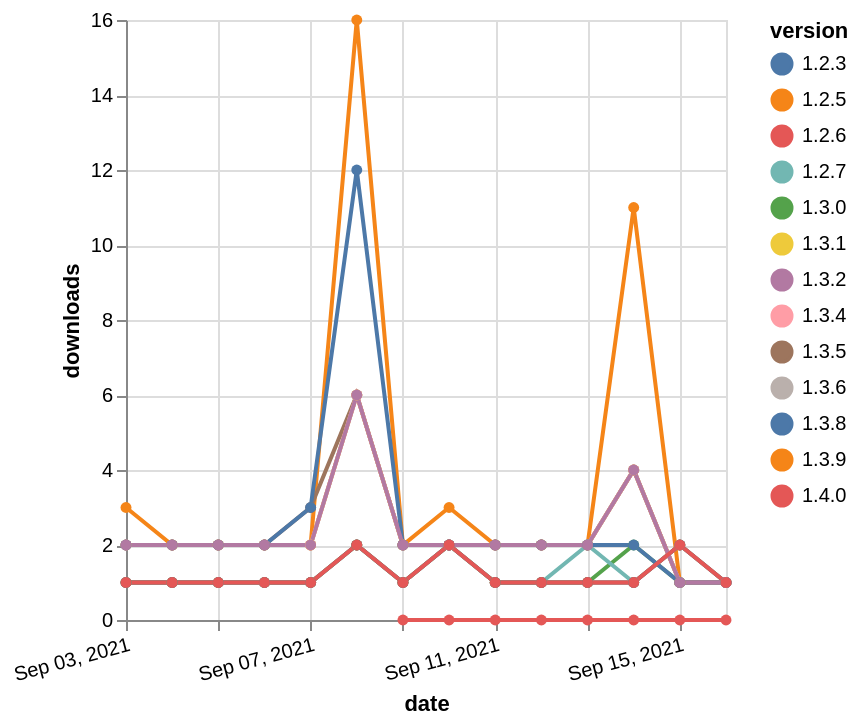

Specify this chart in Vega-Lite:
### Vega-Lite specification from a JSON file in a GitHub repository (floating-point values rounded to 4 significant figures; data arrays with more than 128 entries replaced by an {"elided": "..."} marker saying what was removed)
{"$schema": "https://vega.github.io/schema/vega-lite/v5.json", "description": "A simple bar chart with embedded data.", "data": {"values": {"elided": "176 records"}}, "width": "container", "mark": {"type": "line", "point": {"filled": true}}, "encoding": {"x": {"field": "date", "type": "temporal", "timeUnit": "yearmonthdate", "title": "date", "axis": {"labelAngle": -15}}, "y": {"field": "delta", "type": "quantitative", "title": "downloads"}, "color": {"field": "version", "type": "nominal"}, "tooltip": {"field": "delta"}}}
